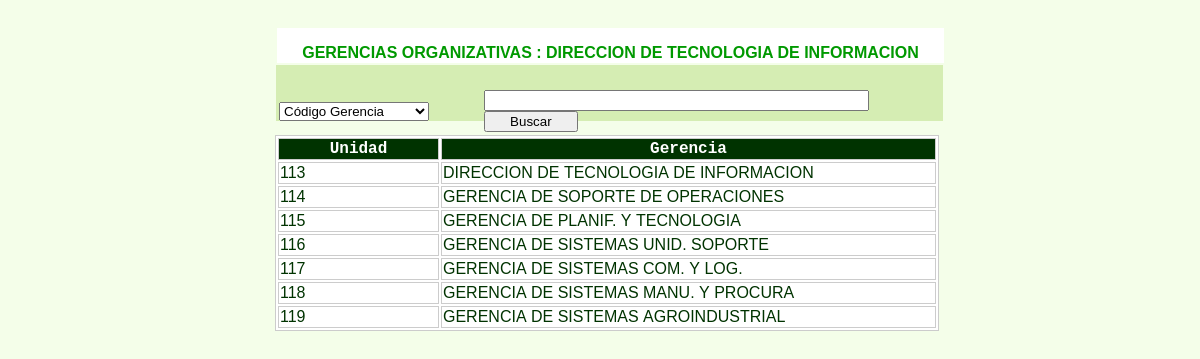
The app's page /selec_estructura2.php?var=11 with its own data.
### tables this page shows
CREATE TABLE `m_unidad_org` (
  `COD_UNIDAD` int(3) NOT NULL,
  `DESC_UNIDAD` varchar(40) NOT NULL,
  `LITERAL` varchar(16) NOT NULL,
  UNIQUE KEY `UNIDAD` (`COD_UNIDAD`)
);

CREATE TABLE `m_jerarquia_org` (
  `COD_UNIDAD` int(3) NOT NULL,
  `DESC_UNIDAD` varchar(40) NOT NULL,
  `COD_GERENCIA` varchar(4) NOT NULL,
  `DESC_GERENCIA` varchar(40) NOT NULL,
  `NIVEL` varchar(4) NOT NULL,
  UNIQUE KEY `unidad_gerencia` (`COD_UNIDAD`,`COD_GERENCIA`)
);

### selec_estructura2.php (the view, shortened to what this page needs)
<?php
  $codi_unidad=$_SESSION['codigo_unidad'];
  $nombre_busqueda=$_POST['nombre_busqueda'];
  $tipo_objeto=$_POST['tipo_objeto'];
  $conectar=mysql_connect($_SESSION['servidor'],$_SESSION['usuario_adm'],$_SESSION['clave']) or
  die("Problemas  con la conexión a la base de datos");
  $sql1="select desc_unidad as desc_unidad from M_UNIDAD_ORG where cod_unidad='$codi_unidad'";
  $resul1=mysql_query($sql1,$conectar) or die("Problemas en la Sentencia SQL".mysql_error());
  if(mysql_num_rows($resul1)>0) {
     $reg1=mysql_fetch_assoc($resul1);
     $des_unidad=$reg1["desc_unidad"];
  }
?>
<!DOCTYPE html PUBLIC "-//W3C//DTD XHTML 1.0 Transitional//EN" "http://www.w3.org/TR/xhtml1/DTD/xhtml1-transitional.dtd">
<html xmlns="http://www.w3.org/1999/xhtml">
<head>
</head>
<body>
<div style="width: 650px; position: relative; margin-left: auto; margin-right: auto;"><div id="c_encabezado">
<p>&nbsp;</p>
<p class="efecha">&nbsp;</p>
<div id="Layer1">
  <div align="center" class="Estilo28">
    <p class="Estilo41"><span class="Estilo41">
      <?php
  	  echo 'GERENCIAS ORGANIZATIVAS   : '.$des_unidad."\n";
	  ?>
    </span></p>
    </div>
</div>
<form id="form1" name="form1" method="post" action="selec_estructura2.php">
  <p>&nbsp;</p>
  <p>&nbsp;</p>
<div id="busqueda">
  <table width="663">
    <tr>
      <td width="200">&nbsp;</td>
      <td width="451">&nbsp;</td>
      </tr>
    <tr>
      <td><select name="tipo_objeto" size="1" id="tipo_objeto" >
        <?php
          $opciones = array(01=>'Código Gerencia',02=>'Descripción Gerencia');
          foreach($opciones as $k=>$op) {
        ?>
        <option value="<?php echo $k; ?>" <?php if($tipo_objeto== $k) echo 'selected="selected"'?> > <?php echo $op; ?> </option>
        <?php } ?>
      </select></td>
      <td>
        <div align="left">
          <input name="nombre_busqueda" type="text" id="nombre_busqueda" value="<?php echo $nombre_busqueda; ?>" size="45" maxlength="35" />
          <input name="b_buscar" type="submit" id="b_buscar" value="     Buscar     " />
          </div></td></tr>
  </table>
  <div id="resultado">
    <table width="664" border="1" bordercolor="#CCCCCC" bgcolor="#FFFFFF" class="Estilo28">
      <tr>
        <td width="157" bgcolor="#003300"><div align="center"><span class="Estilo38">Unidad</span></div></td>
        <td width="491" bgcolor="#003300"><div align="center"><span class="Estilo38">Gerencia</span></div></td>
      </tr>
        <?php
               $sql01="select desc_gerencia as desc_gerencia, cod_gerencia as cod_gerencia from m_jerarquia_org where
			   cod_unidad = $codi_unidad order by cod_gerencia";
              $resultado=mysql_query($sql01,$conectar) or die("Problemas en la Sentencia SQL".mysql_error());
              if(mysql_num_rows($resultado)>0)
	          {
    		  while($registro=mysql_fetch_assoc($resultado))
              {
                  $dgerencia=$registro['desc_gerencia'];
				  $dgerencia=str_replace(" ","&nbsp;",$dgerencia);
                  $cgerencia=$registro['cod_gerencia'];
				  $cgerencia=str_replace(" ","&nbsp;",$cgerencia);
				  echo "<tr OnMouseOver=Resaltar_On(this);' OnMouseOut='Resaltar_Off(this);'
				  OnClick=\"datos('$dgerencia','$cgerencia');\"><td>$cgerencia</td><td>$dgerencia</td></tr>";
   		      }
		   }
		   ?>
    </table>
  </div>
</div>
  <p>&nbsp;</p>
  <p>&nbsp;</p>
  <p>&nbsp;</p>
  <p>&nbsp;</p>
  <p>&nbsp;</p>
  <p>&nbsp;</p>
</form>
</div>
</body>
</html>

### selec_estructura2.php (style rules this page uses)
#Layer1 { position:absolute; width:667px; height:35px; z-index:17; left: 2px; top: 12px; background-color: #FFFFFF; }
#busqueda { position:absolute; width:667px; height:56px; z-index:19; left: 1px; top: 49px; background-color: #D5EDB3; }
body { background-color: #F4FEE9; }
.Estilo28 { font-family: Geneva, Arial, Helvetica, sans-serif; font-weight: normal; color: #003300; }
#resultado { position:absolute; width:668px; height:265px; z-index:1; left: -1px; }
.Estilo38 { color: #FFFFFF; font-weight: bold; font-family: "Courier New", Courier, monospace; }
.Estilo41 { color: #009900; font-weight: bold; }

### records on screen
m_unidad_org: DESC_UNIDAD "DIRECCION DE TECNOLOGIA DE INFORMACION"
m_jerarquia_org: COD_GERENCIA "113", DESC_GERENCIA "DIRECCION DE TECNOLOGIA DE INFORMACION"
m_jerarquia_org: COD_GERENCIA "114", DESC_GERENCIA "GERENCIA DE SOPORTE DE OPERACIONES"
m_jerarquia_org: COD_GERENCIA "115", DESC_GERENCIA "GERENCIA DE PLANIF. Y TECNOLOGIA"
m_jerarquia_org: COD_GERENCIA "116", DESC_GERENCIA "GERENCIA DE SISTEMAS UNID. SOPORTE"
m_jerarquia_org: COD_GERENCIA "117", DESC_GERENCIA "GERENCIA DE SISTEMAS COM. Y LOG."
m_jerarquia_org: COD_GERENCIA "118", DESC_GERENCIA "GERENCIA DE SISTEMAS MANU. Y PROCURA"
m_jerarquia_org: COD_GERENCIA "119", DESC_GERENCIA "GERENCIA DE SISTEMAS AGROINDUSTRIAL"

### other values on screen
form field tipo_objeto "Código Gerencia"
